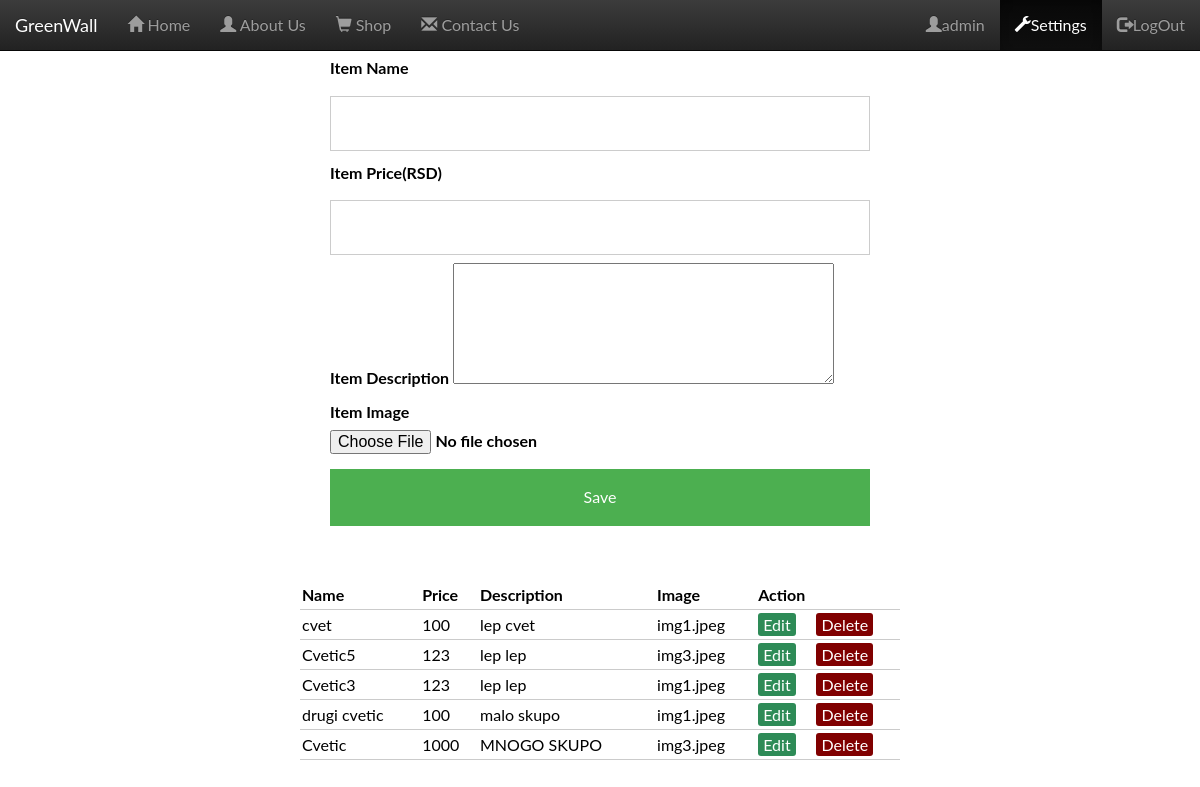
The app's page /admin.php (signed in) with its own data.
### tables this page shows
CREATE TABLE IF NOT EXISTS `item_prj` (
  `item_id` int(255) NOT NULL AUTO_INCREMENT,
  `item_name` varchar(255) NOT NULL,
  `item_price` int(255) NOT NULL,
  `item_text` text NOT NULL,
  `item_image` blob NOT NULL,
  PRIMARY KEY (`item_id`)
);

### admin.php (the view, shortened to what this page needs)
<?php
	$connection = mysqli_connect('localhost', 'root', '', 'nikola_prj');
    $image="";
    $name = "";
    $price = "";
    $text="";
    $update=false;
?>
<html>
        <link href="css/bootstrap.css" rel="stylesheet">
        <link href="css/bootstrap.min.css" rel="stylesheet">
        <link href="css/bootstrap-theme.css" rel="stylesheet">
        <link href="css/bootstrap-theme.min.css" rel="stylesheet">
        <link rel="stylesheet" href="style.css">
<body>
    <nav class="navbar navbar-inverse navbar-fixed-top navbar-dark" >
      <div class="container-fluid">
          <div class="navbar-header">
            <a class="navbar-brand" href="index.php">GreenWall</a>
          </div>
          <div class="collapse navbar-collapse" id="myNavbar">
          <ul class="nav navbar-nav">
            <li><a href="index.php"> <span class="glyphicon glyphicon-home
              "></span> Home</a></li>
            <li><a href="#aboutus"><span class="glyphicon glyphicon-user"></span> About Us</a></li>
            <li><a href="shop.php"><span class="glyphicon glyphicon-shopping-cart"></span> Shop</a></li>
            <li><a href="#contact"><span class="glyphicon glyphicon-envelope"></span> Contact Us</a></li>
          </ul>
          <?php if(isset($_SESSION['username'])) : ?>
            <ul class="nav navbar-nav navbar-right">
              <li><a><span class='glyphicon glyphicon-user'></span><?php echo $_SESSION['username']; ?></a></li>
              <?php if($_SESSION['usertype']=="1") : ?>
                <li class="active"><a href='admin.php'><span class='glyphicon glyphicon-wrench'></span>Settings</a></li>
              <?php endif ?>
              <li><a href="index.php?logout='1'"><span class='glyphicon glyphicon-log-out'></span>LogOut</a></li>
            </ul>
          <?php endif ?>
        </div>
      </div>
    </nav>
    <div class="container">
        <div class="col-lg-6 col-lg-offset-3">
        <form id="admin_form" method="POST" enctype="multipart/form-data">
            <div>
                <label>Item Name</label>
                <input type="text" name="name" value="<?php echo $name; ?>">
            </div>
            <div>
                <label>Item Price(RSD)</label>
                <input type="text" name="price" value="<?php echo $price; ?>">
            </div>
            <div>
                <label>Item Description</label>
                <textarea type="text" name="desc" cols='40' rows ='4'><?php echo $text; ?></textarea>
            </div>
            <div>
                <label>Item Image
                <input type="file" name="image" value="<?php echo $image; ?>"></label>
            </div>
            <div>
            <?php if ($update == true) : ?>
                <input id="submit_button" type="submit" name="update" style="background: #556B2F;" value="Edit" >
            <?php else : ?>
                <input id="submit_button" type="submit" name="save" value="Save">
            <?php endif ?>
            </div>
        </form>
        </div>
    </div>
    <?php $results = mysqli_query($connection, "SELECT * FROM item_prj"); ?>
    <table>
        <thead>
            <tr>
                <th>Name</th>
                <th>Price</th>
                <th>Description</th>
                <th>Image</th>
                <th colspan="2">Action</th>
            </tr>
        </thead>
        <?php while ($row = mysqli_fetch_array($results)) { ?>
            <tr>
                <td><?php echo $row['item_name']; ?></td>
                <td><?php echo $row['item_price']; ?></td>
                <td><?php echo $row['item_text']; ?></td>
                <td><?php echo $row['item_image']; ?></td>
                <td>
                    <a href="admin.php?edit=<?php echo $row['item_id']; ?>" class="edit_btn" >Edit</a>
                </td>
                <td>
                    <a href="admin.php?del=<?php echo $row['item_id']; ?>" class="del_btn">Delete</a>
                </td>
            </tr>
        <?php } ?>
    </table>
<body
</html>

### style.css (style rules this page uses)
body, html { height:100%; margin:0; font-size:16px; font-family:"Lato", sans-serif; font-weight:400; line-height:1.8em; color:rgb(61, 163, 47); }
body { padding-top: 54px; }
input[type=text], input[type=password], input[type=email] { width: 100%; padding: 12px 20px; margin: 8px 0; display: inline-block; border: 1px solid #ccc; box-sizing: border-box; }
input[type=submit] { background-color: #4CAF50; color: white; padding: 14px 20px; margin: 8px 0; border: none; cursor: pointer; width: 100%; }

### admin.php (style rules this page uses)
body, html { color:rgb(0, 0, 0); }
table { width: 50%; margin: 30px auto; border-collapse: collapse; text-align: left; }
tr { border-bottom: 1px solid #cbcbcb; }
th, td { border: none; height: 30px; padding: 2px; }
.edit_btn { text-decoration: none; padding: 2px 5px; background: #2E8B57; color: white; border-radius: 3px; }
.del_btn { text-decoration: none; padding: 2px 5px; color: white; border-radius: 3px; background: #800000; }

### records on screen
item_prj: item_name "cvet", item_price "100", item_text "lep cvet", item_image "img1.jpeg"
item_prj: item_name "Cvetic5", item_price "123", item_text "lep lep", item_image "img3.jpeg"
item_prj: item_name "Cvetic3", item_price "123", item_text "lep lep", item_image "img1.jpeg"
item_prj: item_name "drugi cvetic", item_price "100", item_text "malo skupo", item_image "img1.jpeg"
item_prj: item_name "Cvetic", item_price "1000", item_text "MNOGO SKUPO", item_image "img3.jpeg"

### other values on screen
$_SESSION['username'] "admin"
